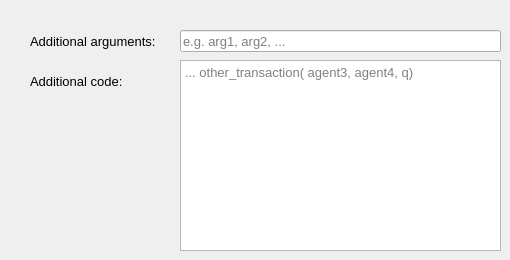
     <widget class="QWidget" name="tab_2">
      <attribute name="title">
       <string>Additional Arguments</string>
      </attribute>
      <widget class="QLabel" name="label_21">
       <property name="geometry">
        <rect>
         <x>30</x>
         <y>30</y>
         <width>131</width>
         <height>22</height>
        </rect>
       </property>
       <property name="toolTip">
        <string>&lt;html&gt;&lt;head/&gt;&lt;body&gt;&lt;p&gt;This determines the python function name later&lt;/p&gt;&lt;/body&gt;&lt;/html&gt;</string>
       </property>
       <property name="styleSheet">
        <string notr="true">font-size:10pt;</string>
       </property>
       <property name="text">
        <string>Additional arguments:</string>
       </property>
      </widget>
      <widget class="QLineEdit" name="editAddArgs">
       <property name="geometry">
        <rect>
         <x>180</x>
         <y>30</y>
         <width>321</width>
         <height>22</height>
        </rect>
       </property>
       <property name="styleSheet">
        <string notr="true">font-size: 10pt;
border-color: rgb(80, 80, 80)</string>
       </property>
       <property name="placeholderText">
        <string>e.g. arg1, arg2, ...</string>
       </property>
      </widget>
      <widget class="QTextEdit" name="editAddCode">
       <property name="geometry">
        <rect>
         <x>180</x>
         <y>60</y>
         <width>321</width>
         <height>191</height>
        </rect>
       </property>
       <property name="minimumSize">
        <size>
         <width>170</width>
         <height>0</height>
        </size>
       </property>
       <property name="styleSheet">
        <string notr="true">font-size:10pt;</string>
       </property>
       <property name="tabChangesFocus">
        <bool>true</bool>
       </property>
       <property name="placeholderText">
        <string>... other_transaction( agent3, agent4, q)</string>
       </property>
      </widget>
      <widget class="QLabel" name="label_22">
       <property name="geometry">
        <rect>
         <x>30</x>
         <y>70</y>
         <width>121</width>
         <height>22</height>
        </rect>
       </property>
       <property name="toolTip">
        <string>&lt;html&gt;&lt;head/&gt;&lt;body&gt;&lt;p&gt;This determines the python function name later&lt;/p&gt;&lt;/body&gt;&lt;/html&gt;</string>
       </property>
       <property name="styleSheet">
        <string notr="true">font-size:10pt;</string>
       </property>
       <property name="text">
        <string>Additional code:</string>
       </property>
      </widget>
     </widget>
